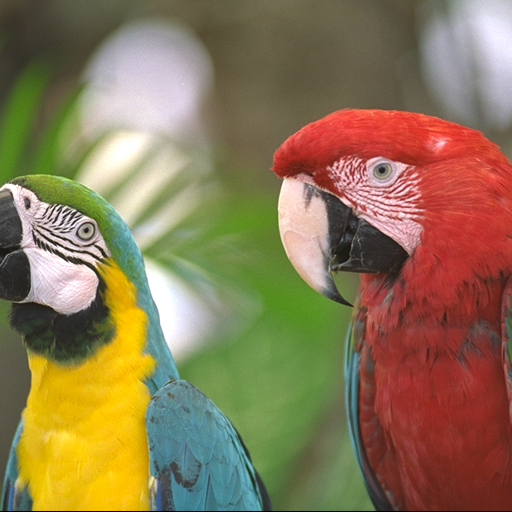
#> input picture data/img/two_macaws.png, 512 x 512 px, found by its file name
$ jupyter execute --allow-errors multistack.ipynb
#> lines starting #> are read from the running program, lines starting #| are printed output that depends on the picture
[cell 1]
from PIL import Image, ImageFilter
import numpy as np
from skimage.transform import resize, rescale
from scipy.ndimage import gaussian_filter

[cell 2]
img = Image.open('/Users/hallpaz/Workspace/impa/phd-thesis/data/img/two_macaws.png')
#> img is the input picture: PIL image 512x512 RGB; mean R, G, B 139.4, 119.3, 84.9
img

[cell 3]
levels = 5
tower = [img]
while len(tower) < levels:
    sigma = 2**(len(tower)-1) * 2 / 3
    tower.append(tower[-1].filter(ImageFilter.GaussianBlur(sigma)))
#> this loop made 4 passes
#> sigma on passes 1 to 4: 0.667, 1.33, 2.67, 5.33
#> after the loop, tower = 5 items

[cell 4]
Image.fromarray(np.hstack([np.array(f) for f in tower])).save('compil.png')
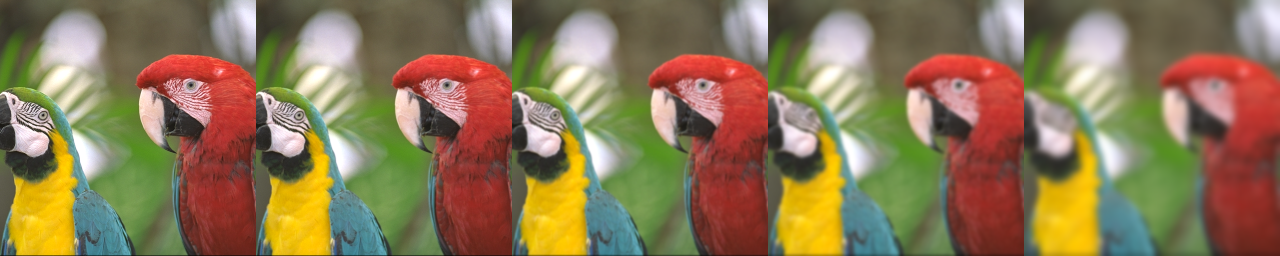
#> saved as compil.png: PIL image 2560x512 RGB (shown at 1/2 size); mean R, G, B 139.4, 119.3, 84.9

[cell 5]
pyramid = [tower[0]]
for i in range(1, len(tower)):
    current = tower[i]
    size = current.size
    pyramid.append(current.resize((size[0] // 2**i, size[1] // 2**i)))
#> this loop made 4 passes
#> pass 2, `current = tower[i]`:
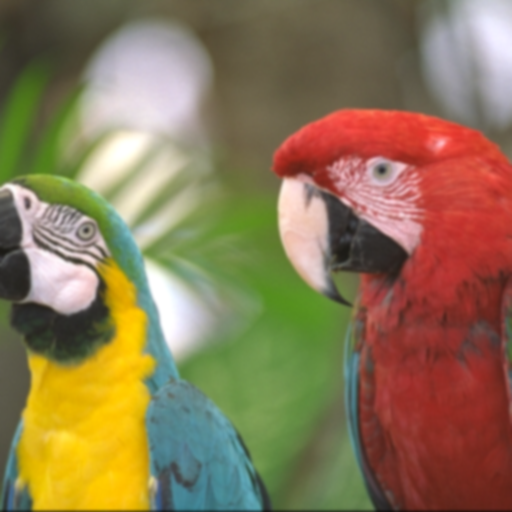
#> current: PIL image 512x512 RGB; mean R, G, B 139.4, 119.3, 84.9
#> after the loop:
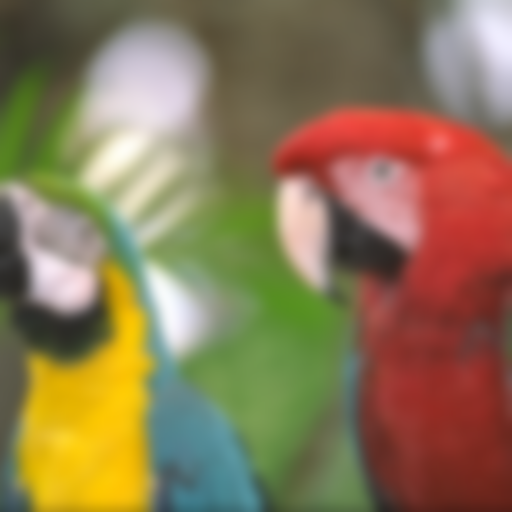
#> current: PIL image 512x512 RGB; mean R, G, B 139.4, 119.2, 84.9
#> after the loop, pyramid = 5 items

[cell 6]
pyramid[-1]
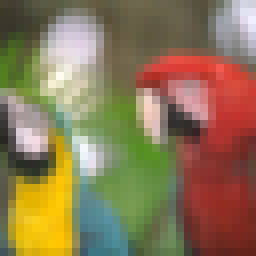
#> Out: PIL image 32x32 RGB (shown 8 times larger); mean R, G, B 139.5, 119.3, 84.9

[cell 7]
arr_img = np.array(img, np.float32)
arr_img.shape
#> Out = (512, 512, 3)

[cell 8]
levels = 5
tower = [arr_img]
while len(tower) < levels:
    sigma = 2**(len(tower)-1) * 2 / 3
    tower.append(
        gaussian_filter(tower[-1], (sigma, sigma, 1) , mode='constant')
        )

[cell 9]
hop = np.hstack([img.astype(np.uint8) for img in tower])
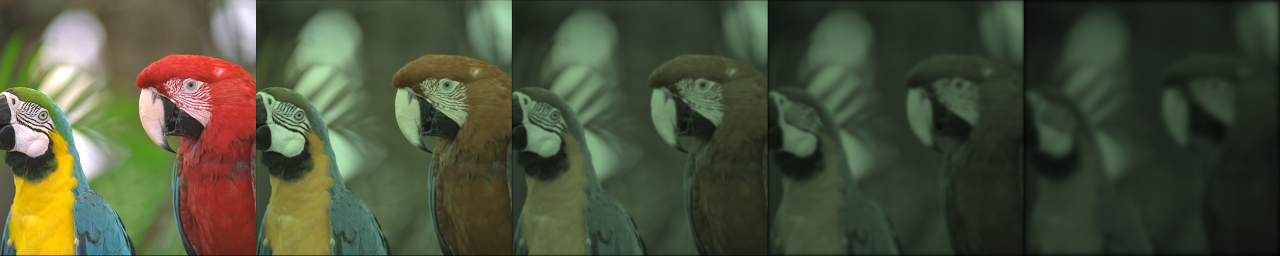
#> hop: shape (512, 2560, 3) (shown at 1/2 size); mean R, G, B 74.6, 80.9, 58.1
Image.fromarray(hop).save("exp3.png")

[cell 10]
pyramid = [arr_img]
for i, img in enumerate(tower[1:], start=1):
    pyramid.append(rescale(img, 1 / (2**i), anti_aliasing=False))

[cell 11]
len(pyramid)
#> Out = 5
